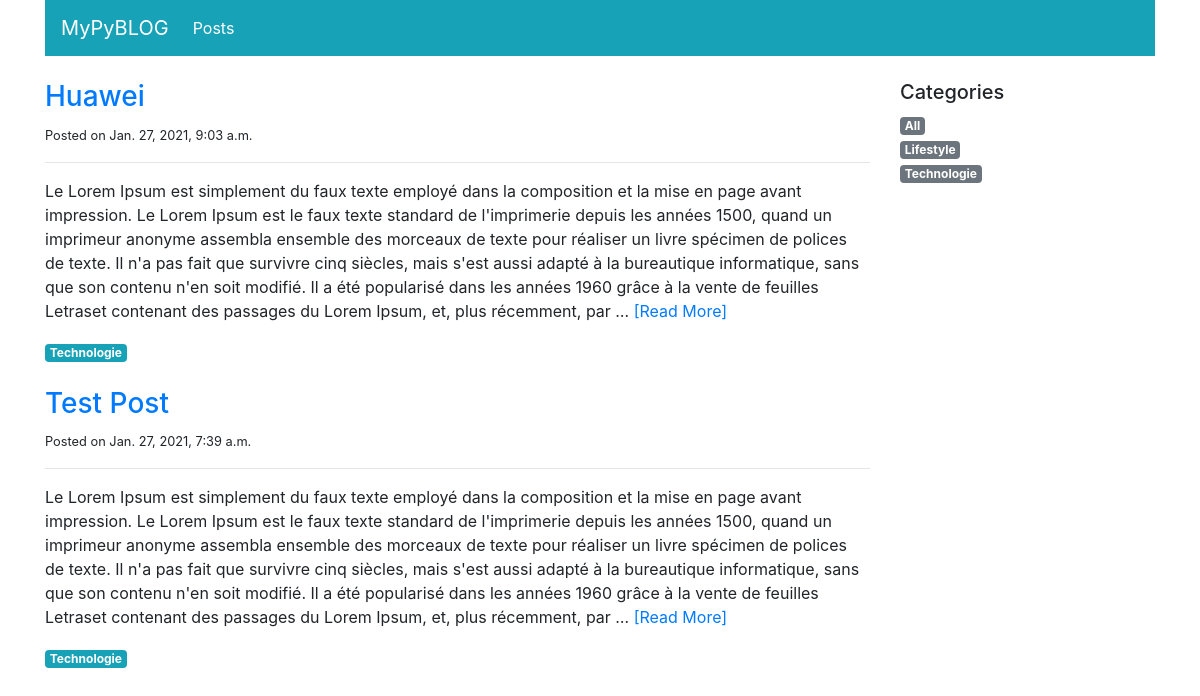
/blog/posts/Technologie/, run on the app's committed database.
### blog/models.py (models this page shows, shortened)
class Post(models.Model):
    title = models.CharField(max_length=100)
    category = models.ForeignKey('PostCategory',
                                 null=True,
                                 blank=True,
                                 on_delete=models.DO_NOTHING)
    published = models.BooleanField(default=False)
    text = models.TextField(blank=True)
    created_at = models.DateTimeField(auto_now_add=True)

class PostCategory(models.Model):
    name = models.CharField(max_length=50)
    def slug(self):
        return slugify(self.name)

### blog/views.py (the view)
# urls.py: path('posts/',views.post_list, name='home'),
def post_list(request,category_name=model_helpers.post_category_all.slug()):
    category,posts = model_helpers.get_category_and_posts(category_name)
    categories = model_helpers.get_categories()
    context = {
        'navigation_items': navigation.navigation_items(navigation.NAV_POSTS),
        'category': category,
        'posts': posts,
        'categories': categories,
    }
    return render(request,'blog/post_list.html',context)

### blog/model_helpers.py (called while the page is built)
def get_category_and_posts(category_name):
    posts = Post.objects.filter(published=True)
    if category_name == post_category_all.slug():
        category = post_category_all
    else:
        try:
            category = PostCategory.objects.get(name__iexact=category_name)
            posts = posts.filter(category=category)
        except PostCategory.DoesNotExist:
            category = PostCategory(name=category_name)
            posts = Post.objects.none()
    posts = posts.order_by('-created_at')
    return category, posts

def get_categories():
    categories = list(PostCategory.objects.all().order_by('name'))
    categories.insert(0, post_category_all)
    return categories

### blog/navigation.py (called while the page is built)
def navigation_items(selected_item):
    items = []
    for name,url in NAV_ITEMS:
        items.append({
            'name': name,
            'url':url,
            'active': True if selected_item == name else False
        })
        return items

### templates/blog/post_list.html (shortened to what this page needs)
{% extends 'base.html'%}
{%block content %}
<div class="col-sm-9">
    {% for post in posts %}
        <div class="mb-4">
            <h3><a href="{% url 'post-detail' post.pk %}">{{post.title}}</a></h3>
            <small>Posted on {{post.created_at}}</small>
            <hr>
            <p class="text-muted">
                {{post.text|linebreaks|safe|truncatewords:100}}
                <a href="{% url 'post-detail' post.pk %}">[Read More]</a>
            </p>
            <a href="{% url 'post-list' post.category.slug%}" class="badge badge-info">{{ post.category.name|capfirst }}</a>
        </div>
    {% endfor %}
</div>
<div class="col-sm-3">
    <h5>Categories</h5>
    <ul class="list-unstyled">
        {% for cat in categories %}
            <li>
                <a href="{% url 'post-list' cat.slug %}"
                class="badge badge-secondary">
                    {{cat.name|capfirst}}
                </a>
            </li>
        {% endfor %}
    </ul>
</div>
{% endblock content %}

### data on the page
Post: title "Huawei", created_at "Jan. 27, 2021, 9:03 a.m.", text "Le Lorem Ipsum est simplement du faux texte employé dans la composition et la mise en page avant impression. Le Lorem Ipsum est le faux texte standard de l'imprimerie depuis les années 1500, quand un imprimeur anonyme assembla ensemble des morceaux de texte pour réaliser un livre spécimen de polices de texte. Il n'a pas fait que survivre cinq siècles, mais s'est aussi adapté à la bureautique informatique, sans que son contenu n'en soit modifié. Il a été popularisé dans les années 1960 grâce à la vente de feuilles Letraset contenant des passages du Lorem Ipsum, et, plus récemment, par …", category.name "Technologie"
Post: title "Test Post", created_at "Jan. 27, 2021, 7:39 a.m.", text "Le Lorem Ipsum est simplement du faux texte employé dans la composition et la mise en page avant impression. Le Lorem Ipsum est le faux texte standard de l'imprimerie depuis les années 1500, quand un imprimeur anonyme assembla ensemble des morceaux de texte pour réaliser un livre spécimen de polices de texte. Il n'a pas fait que survivre cinq siècles, mais s'est aussi adapté à la bureautique informatique, sans que son contenu n'en soit modifié. Il a été popularisé dans les années 1960 grâce à la vente de feuilles Letraset contenant des passages du Lorem Ipsum, et, plus récemment, par …", category.name "Technologie"
PostCategory: name "Lifestyle"
PostCategory: name "Technologie"

### other printed values
{{ item.name }} "Posts"
{{ cat.name|capfirst }} "All"
